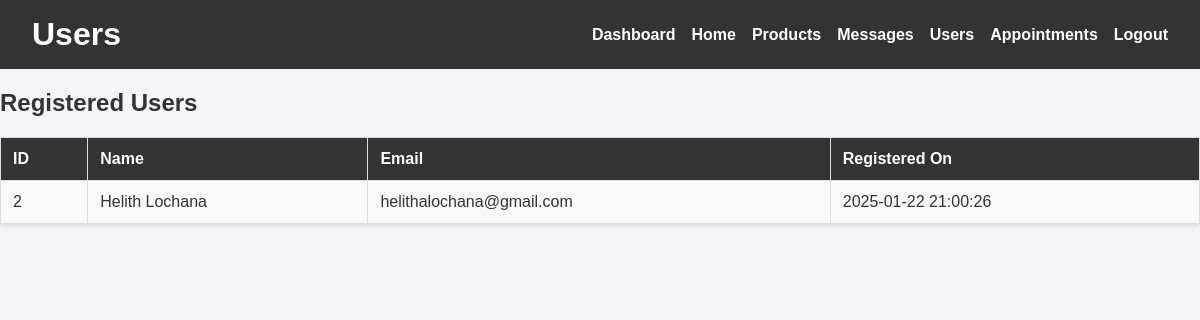
Page /admin/users.php on the earlier database version.
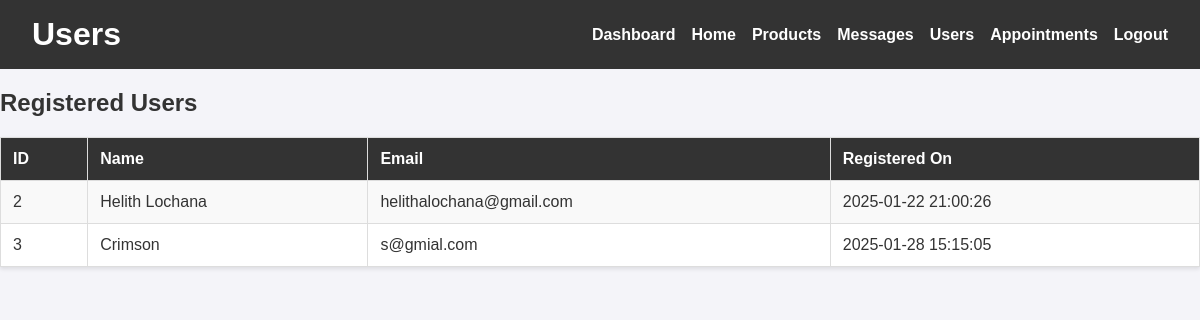
Same page on the later database version.
### tables this page shows
CREATE TABLE `users` (
  `user_id` int(11) NOT NULL,
  `full_name` varchar(100) NOT NULL,
  `email` varchar(150) NOT NULL,
  `username` varchar(50) NOT NULL,
  `phone` varchar(20) DEFAULT NULL,
  `address` text DEFAULT NULL,
  `password` varchar(255) NOT NULL,
  `role` enum('user','admin') DEFAULT 'user',
  `is_active` tinyint(1) DEFAULT 1,
  `created_at` timestamp NULL DEFAULT current_timestamp(),
  `updated_at` timestamp NULL DEFAULT current_timestamp() ON UPDATE current_timestamp()
);

### admin/adminFunctions.php (called while the page is built, shortened)
<?php
function fetchUsers($conn)
{
    $stmt = $conn->query("SELECT user_id, full_name, email, created_at FROM users");
    return $stmt->fetchAll(PDO::FETCH_ASSOC);
}

### admin/users.php (the view, shortened to what this page needs)
<?php
require_once 'adminFunctions.php';
$users = fetchUsers($conn);
?>
<!DOCTYPE html>
<html lang="en">
<head>
    <link rel="stylesheet" href="adminPanel.css">
</head>
<body>
    <header class="admin-header">
        <h1>Users</h1>
        <nav class="admin-nav">
            <ul>
                <li><a href="panelDash.php">Dashboard</a></li>
                <li><a href="/EGS/index.php">Home</a></li>
                <li><a href="products.php">Products</a></li>
                <li><a href="messages.php">Messages</a></li>
                <li><a href="users.php">Users</a></li>
                <li><a href="appointments.php">Appointments</a></li>
                <li><a href="/EGS/pages/login.php">Logout</a></li>
            </ul>
        </nav>
    </header>
    <main>
        <h2>Registered Users</h2>
        <table>
            <tr>
                <th>ID</th>
                <th>Name</th>
                <th>Email</th>
                <th>Registered On</th>
            </tr>
            <?php foreach ($users as $user): ?>
                <tr>
                    <td><?= htmlspecialchars($user['user_id']) ?></td>
                    <td><?= htmlspecialchars($user['full_name']) ?></td>
                    <td><?= htmlspecialchars($user['email']) ?></td>
                    <td><?= htmlspecialchars($user['created_at']) ?></td>
                </tr>
            <?php endforeach; ?>
        </table>
    </main>
</body>
</html>

Differences in the rows shown:
added users: user_id "3", full_name "Crimson", email "s@gmial.com", created_at "2025-01-28 15:15:05"
